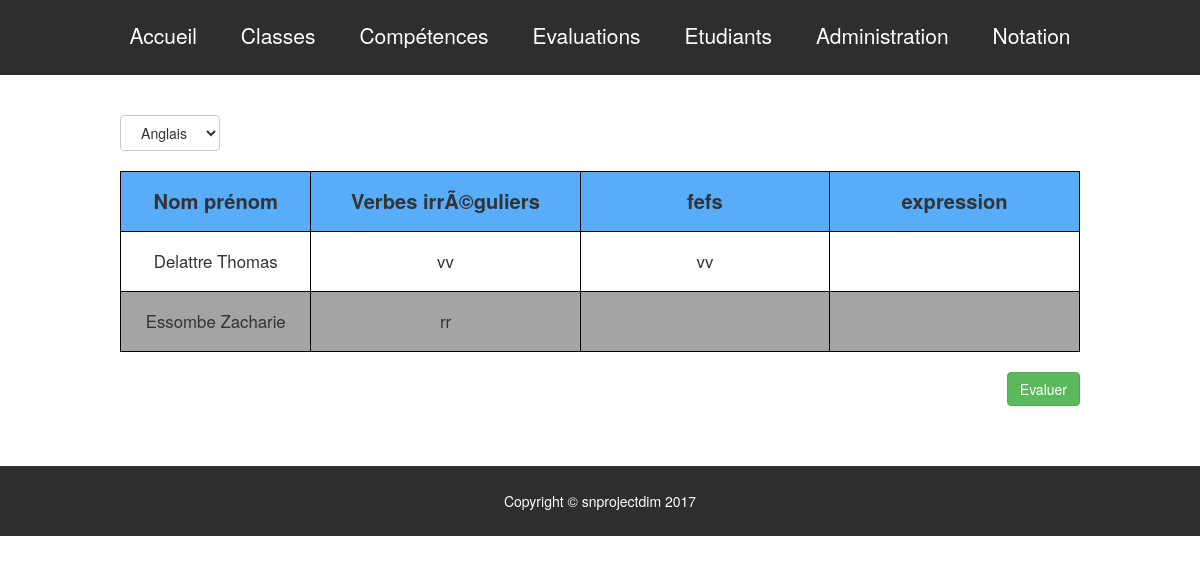
/notes.php?classe=2, run on the app's committed database.
### tables this page shows
CREATE TABLE `competence` (
  `idC` int(11) NOT NULL,
  `libelle` char(200) DEFAULT NULL,
  `idP` int(11) DEFAULT NULL,
  `coef` int(2) NOT NULL
);

CREATE TABLE `appartenir` (
  `idC` int(11) NOT NULL,
  `idE` int(11) NOT NULL
);

CREATE TABLE `etudiant` (
  `idE` int(11) NOT NULL,
  `nom` char(60) DEFAULT NULL,
  `prenom` char(60) DEFAULT NULL,
  `login` char(80) DEFAULT NULL,
  `mdp` char(60) DEFAULT NULL
);

### notes.php (the view, shortened to what this page needs)
<?php
include('includes/connexion.inc.php');
include('includes/haut.inc.php');
$nbNote=0;
?>
<div class="tableauEvaluations row" >
    <div id="comboEvaluation">
        <form action="notes.php" method="get">
            <select onchange="this.form.submit()" name="classe" class="btn btn-default fullWidth">
                <?php
                $query="SELECT * FROM cours";
                $stmt=$pdo->query($query);
		          while ($data = $stmt->fetch()) {
                ?>
                 <?php if($data['idC']==$_GET['classe']) {?>
                <option value="<?= $data['idC'] ?>" selected><?= $data['libelle'] ?></option>
                <?php }else { ?>
                <option value="<?= $data['idC'] ?>"><?= $data['libelle'] ?></option>
                <?php } }?>
			</select>
		</form>
	</div>
    <form method="post" action="traitement/ajoutNotes.php">
	 <table style="font-size: 1.2em">
		<tr>
			<th>Nom pr&eacute;nom</th>
			<?php
			$query="SELECT libelle FROM competence";
			$stmt=$pdo->query($query);
            $nbreC=0;
             $comp=array();
			while ($data = $stmt->fetch()) {
                $comp[$nbreC]=$data['libelle'];
                $nbreC++;
				?>
				<th><?php echo $data['libelle'] ?></th>
				<?php
			}
			?>
		</tr>
		<?php
		 if(isset($_GET['classe'])){
             $query="SELECT * FROM etudiant INNER JOIN appartenir ON etudiant.idE=appartenir.idE WHERE idC='".$_GET['classe']."' ORDER BY nom";
		$stmt=$pdo->query($query);
		while ($data = $stmt->fetch()) {
			?>
			<tr>
				<td height="60px" class="marginPaddingNull"><?php echo $data['nom']." ".$data['prenom'] ?></td>
				<?php
				$queryN="SELECT * FROM notes INNER JOIN competence ON notes.idC=competence.idC WHERE idE='".$data['idE']."'";
				$stmtN=$pdo->query($queryN);
                $i=0;
                $notes=array();
                $libelle=array();
				while ($dataN = $stmtN->fetch()) {
                    $notes[$i]=$dataN['note'];
                    $libelle[$i]=$dataN['libelle'];
                    $i++;
				}
                for($n=0;$n<$nbreC;$n++){
                $vide=false;
                ?>
                    <td height="50px" class="marginPaddingNull">
                    <?php
                        for($u=0;$u<$nbreC;$u++){
                        if(isset($libelle[$u]) && $libelle[$u]==$comp[$n]){
					?>
                        <input name="updateNotes[note<?=$nbNote ?>]" class="inputTableau fullWidth fullHeight textCenter" type="text" maxlength="2" class="textCenter" value="<?=$notes[$u]?>" />
                        <?php
                        $vide=true;
                        }
                        }
                    if($vide==false){?>
                        <input name="insertNotes[note<?=$nbNote ?>]" class="inputTableau fullWidth fullHeight textCenter" maxlength="2" class="textCenter" type="text"/>
                        <?php ;$vide=true;}
                        ?>
                    </td>
                <?php
                    $nbNote++;
                    }
                ?>
			</tr>
			<?php
		}}
		?>
	</table>
    <input type="submit" id="boutonAjoutClasse" class="btn btn-success" value="Evaluer"/>
    </form>
</div>
<?php
include('includes/bas.inc.php');
?>

### css/style.css (style rules this page uses)
body { margin:0; }
.marginPaddingNull { margin:0; padding:0 !important; }
.fullHeight { height:100%; }
.inputTableau { display: inline; padding:0; margin:0; border:0; background-color:rgba(0,0,0,0); }
tr:nth-child(odd) { background-color: #A4A4A4; }
#comboEvaluation { display: flex; flex-direction: row; margin-left: 10%; }
.fullWidth { width: 100% !important; }
.textCenter { text-align: center; }
.row { padding:0; margin:0; }
.tableauEvaluations table { margin-bottom: 20px; margin-top: 20px; width:80%; margin-left:10%; border-collapse: collapse; }
.tableauEvaluations td, th { text-align: center; padding:15px; border: 1px solid black; }
.tableauEvaluations th { background-color: #58ACFA; font-size: 1.2em; }
#boutonAjoutClasse { float:right; margin-bottom:20px; margin-right: 10%; }

### data on the page
competence: libelle "Verbes irrÃ©guliers"
competence: libelle "fefs"
competence: libelle "expression"
appartenir: idE.nom "Delattre", idE.prenom "Thomas", value "vv"
appartenir: idE.nom "Essombe", idE.prenom "Zacharie", value "rr"

### other printed values
form field classe "Anglais"
